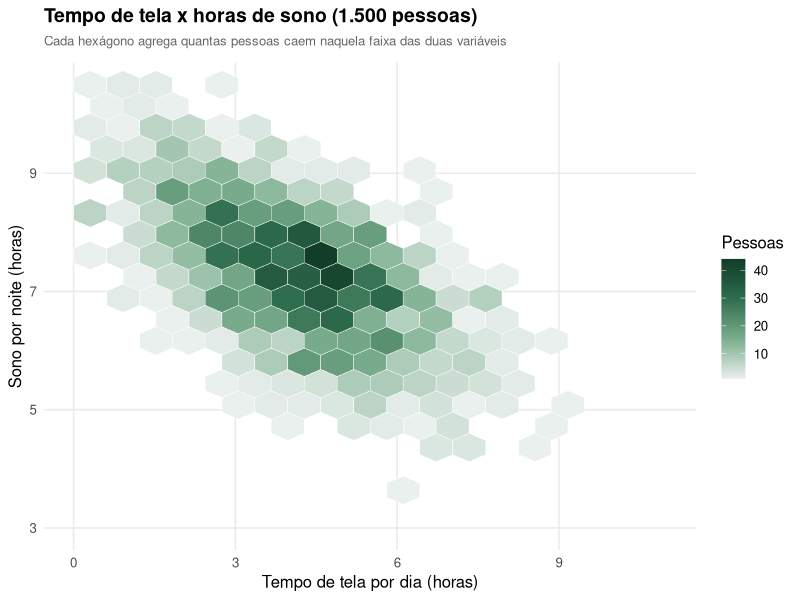

Here is the R script that generated this plot:
# Libraries
library(ggplot2)
library(hexbin)
library(jsonlite)

# Sessao roda em locale C puro (ASCII) neste ambiente -- sem isso, toda
# string acentuada sai corrompida byte a byte no data.json e no proprio PNG.
# "C.utf8" existe no sistema (locale -a). Ver AGENTS.md, "Licoes aprendidas".
invisible(Sys.setlocale("LC_CTYPE", "C.utf8"))

# Hexbin de dispersao: tempo de tela por dia x horas de sono por noite,
# 1.500 pessoas ficticias. Sétimo membro de `correlation`, mas o primeiro
# que resolve OVERPLOTTING -- com N grande, um scatter comum (como
# correlation/bolhas-investimento-startups) vira uma mancha solida onde não
# dá mais pra ver onde os pontos realmente se concentram; agregar em
# hexágonos e colorir por CONTAGEM revela a densidade que o olho não
# consegue separar em milhares de círculos sobrepostos. Já existe um hexbin
# nesta base (map/mapa-hexbin-avistamentos-aves), mas aquele agrega
# COORDENADA GEOGRÁFICA sobre um mapa; aqui é a técnica genérica de
# densidade 2D sobre duas variáveis quaisquer, sem geografia nenhuma.
set.seed(7733)

n <- 1500
# Correlacao negativa (mais tela, menos sono) com ruido -- gerada via duas
# normais correlacionadas (metodo de Cholesky manual, sem pacote extra):
# z2 = rho*z1 + sqrt(1-rho^2)*ruido garante a correlacao alvo exatamente.
rho <- -0.62
z1 <- rnorm(n)
z2 <- rho * z1 + sqrt(1 - rho^2) * rnorm(n)
tela_horas <- pmax(pmin(4.2 + z1 * 1.6, 11), 0.3)
sono_horas <- pmax(pmin(7.3 + z2 * 1.1, 10.5), 3)

dados <- data.frame(tela = round(tela_horas, 2), sono = round(sono_horas, 2))

p <- ggplot(dados, aes(x = tela, y = sono)) +
  geom_hex(bins = 18, colour = "white", linewidth = 0.15) +
  scale_fill_gradientn(colours = c("#EAF0EE", "#7BAE8F", "#2F6E4F", "#123D28"), name = "Pessoas") +
  scale_x_continuous(limits = c(0, 11)) +
  scale_y_continuous(limits = c(3, 10.5)) +
  labs(
    title = "Tempo de tela x horas de sono (1.500 pessoas)",
    subtitle = "Cada hexágono agrega quantas pessoas caem naquela faixa das duas variáveis",
    x = "Tempo de tela por dia (horas)", y = "Sono por noite (horas)"
  ) +
  theme_minimal(base_size = 12) +
  theme(
    plot.title = element_text(face = "bold", size = 14),
    plot.subtitle = element_text(colour = "grey40", margin = margin(b = 10), size = 9.5),
    panel.grid.minor = element_blank()
  )

ggsave("output.png", plot = p, width = 8.5, height = 6, dpi = 150)

# ---------------------------------------------------------------------------
# Versao interativa: o D3 recebe os 1.500 PONTOS BRUTOS (nunca os hexagonos
# ja agregados pelo geom_hex) -- ele monta a propria grade hexagonal e
# agrega sozinho, mesmo principio de sempre desta base. A tecnica de
# agregacao no D3 nao precisa ser identica ao hexbin::hexbin() usado aqui
# (mesmo caso do enxame beeswarm desta base: equivalencia visual, nao
# algoritmo identico) -- centro de hexagono mais proximo de cada ponto,
# por distancia euclidiana, produz a mesma particao de um grid hexagonal
# regular.
# ---------------------------------------------------------------------------
viz <- list(
  meta = list(dominio = list(telaMax = 11, sonoMin = 3, sonoMax = 10.5)),
  pontos = lapply(seq_len(nrow(dados)), function(i) {
    list(tela = dados$tela[i], sono = dados$sono[i])
  })
)

write_json(viz, "data.json", auto_unbox = TRUE, digits = NA)
